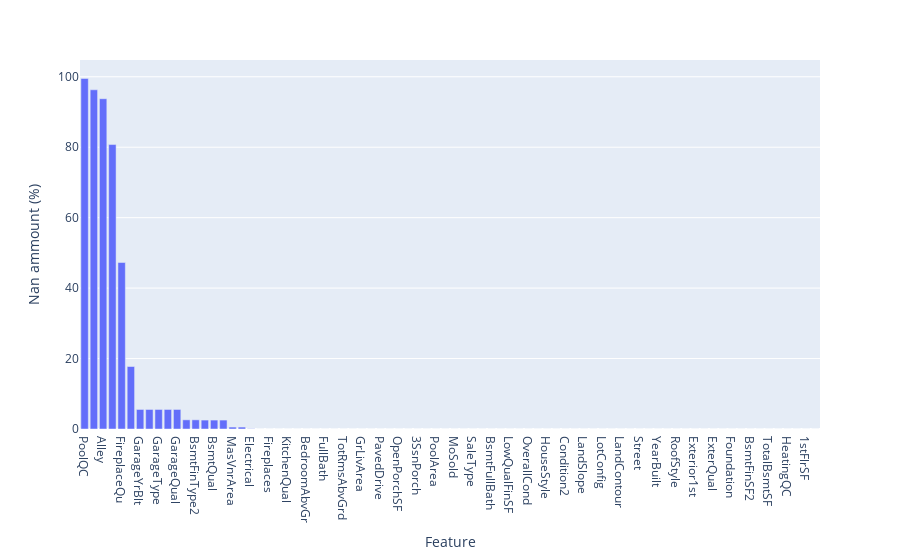

The notebook cell this image was saved under:
### Code cell
nan_count=100*train_data.isna().sum().sort_values(ascending=False)/train_data.shape[0]
fig=px.bar(x=nan_count.index,y=nan_count.values, labels={"y": "Nan ammount (%)","x": "Feature"})
fig.show()

### Figure 1 — Plotly figure (JSON) as saved in the notebook; plotly's stock layout.template omitted (floating-point values rounded to 4 significant figures)
{"data": [{"alignmentgroup": "True", "hovertemplate": "Feature=%{x}<br>Nan ammount (%)=%{y}<extra></extra>", "legendgroup": "", "marker": {"color": "#636efa", "pattern": {"shape": ""}}, "name": "", "offsetgroup": "", "orientation": "v", "showlegend": false, "textposition": "auto", "type": "bar", "x": ["PoolQC", "MiscFeature", "Alley", "Fence", "FireplaceQu", "LotFrontage", "GarageYrBlt", "GarageCond", "GarageType", "GarageFinish", "GarageQual", "BsmtExposure", "BsmtFinType2", "BsmtCond", "BsmtQual", "BsmtFinType1", "MasVnrArea", "MasVnrType", "Electrical", "MSSubClass", "Fireplaces", "Functional", "KitchenQual", "KitchenAbvGr", "BedroomAbvGr", "HalfBath", "FullBath", "BsmtHalfBath", "TotRmsAbvGrd", "GarageCars", "GrLivArea", "GarageArea", "PavedDrive", "WoodDeckSF", "OpenPorchSF", "EnclosedPorch", "3SsnPorch", "ScreenPorch", "PoolArea", "MiscVal", "MoSold", "YrSold", "SaleType", "SaleCondition", "BsmtFullBath", "CentralAir", "LowQualFinSF", "Neighborhood", "OverallCond", "OverallQual", "HouseStyle", "BldgType", "Condition2", "Condition1", "LandSlope", "2ndFlrSF", "LotConfig", "Utilities", "LandContour", "LotShape", "Street", "LotArea", "YearBuilt", "YearRemodAdd", "RoofStyle", "RoofMatl", "Exterior1st", "Exterior2nd", "ExterQual", "ExterCond", "Foundation", "BsmtFinSF1", "BsmtFinSF2", "BsmtUnfSF", "TotalBsmtSF", "Heating", "HeatingQC", "MSZoning", "1stFlrSF", "SalePrice"], "xaxis": "x", "y": [99.52, 96.3, 93.77, 80.75, 47.26, 17.74, 5.548, 5.548, 5.548, 5.548, 5.548, 2.603, 2.603, 2.534, 2.534, 2.534, 0.5479, 0.5479, 0.06849, 0, 0, 0, 0, 0, 0, 0, 0, 0, 0, 0, 0, 0, 0, 0, 0, 0, 0, 0, 0, 0, 0, 0, 0, 0, 0, 0, 0, 0, 0, 0, 0, 0, 0, 0, 0, 0, 0, 0, 0, 0, 0, 0, 0, 0, 0, 0, 0, 0, 0, 0, 0, 0, 0, 0, 0, 0, 0, 0, 0, 0], "yaxis": "y"}], "layout": {"barmode": "relative", "legend": {"tracegroupgap": 0}, "margin": {"t": 60}, "xaxis": {"anchor": "y", "domain": [0, 1], "title": {"text": "Feature"}}, "yaxis": {"anchor": "x", "domain": [0, 1], "title": {"text": "Nan ammount (%)"}}}}
